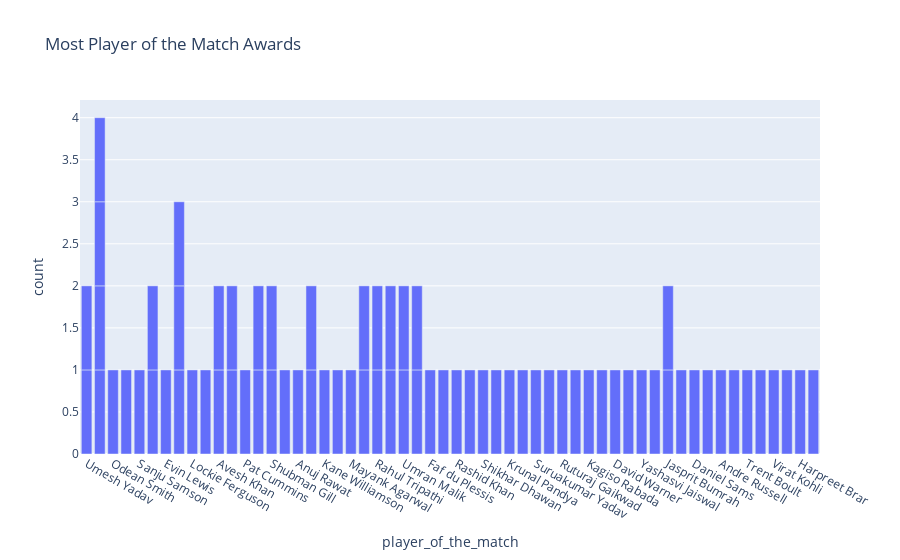

Notebook code cell kept with this figure:
### Code cell
figure = px.bar(data, x = data['player_of_the_match'], title = 'Most Player of the Match Awards')
figure.show()

### Figure 1 — Plotly figure (JSON) as saved in the notebook; plotly's stock layout.template omitted (floating-point values rounded to 4 significant figures)
{"data": [{"alignmentgroup": "True", "hovertemplate": "player_of_the_match=%{x}<br>count=%{y}<extra></extra>", "legendgroup": "", "marker": {"color": "#636efa", "pattern": {"shape": ""}}, "name": "", "offsetgroup": "", "orientation": "v", "showlegend": false, "textposition": "auto", "type": "bar", "x": ["Umesh Yadav", "Kuldeep Yadav", "Odean Smith", "Mohammed Shami", "Sanju Samson", "Wanindu Hasaranga", "Evin Lewis", "Umesh Yadav", "Jos Buttler", "Lockie Ferguson", "Liam Livingstone", "Avesh Khan", "Dinesh Karthik", "Pat Cummins", "Quinton de Kock", "Shubman Gill", "Abhishek Sharma", "Anuj Rawat", "Kuldeep Yadav", "Yuzvendra Chahal", "Kane Williamson", "Shivam Dube", "Mayank Agarwal", "Hardik Pandya", "Rahul Tripathi", "K L Rahul", "Dinesh Karthik", "Umran Malik", "David Miller", "Yuzvendra Chahal", "Faf du Plessis", "Kuldeep Yadav", "Mukesh Choudhary", "Jos Buttler", "Rashid Khan", "Marco Jansen", "K L Rahul", "Shikhar Dhawan", "Riyan Parag", "Umran Malik", "Kuldeep Yadav", "Krunal Pandya", "Rahul Tewatia", "Suruakumar Yadav", "Mohsin Khan", "Ruturaj Gaikwad", "Rinku Singh", "Kagiso Rabada", "Harshal Patel", "David Warner", "Tim David", "Yashasvi Jaiswal", "Avesh Khan", "Wanindu Hasaranga", "Devon Conway", "Jasprit Bumrah", "Shubman Gill", "Mitchell Marsh", "Daniel Sams", "Jonny Bairstow", "Andre Russell", "W. Saha", "Trent Boult", "Shardul Thakur", "Rahul Tripathi", "Quinton de Kock", "Virat Kohli", "R Aswin", "Jasprit Bumrah", "Harpreet Brar", "David Miller", "Rajat Patidar", "Jos Buttler", "Hardik Pandya"], "xaxis": "x", "y": [1, 1, 1, 1, 1, 1, 1, 1, 1, 1, 1, 1, 1, 1, 1, 1, 1, 1, 1, 1, 1, 1, 1, 1, 1, 1, 1, 1, 1, 1, 1, 1, 1, 1, 1, 1, 1, 1, 1, 1, 1, 1, 1, 1, 1, 1, 1, 1, 1, 1, 1, 1, 1, 1, 1, 1, 1, 1, 1, 1, 1, 1, 1, 1, 1, 1, 1, 1, 1, 1, 1, 1, 1, 1], "yaxis": "y"}], "layout": {"autosize": true, "barmode": "relative", "legend": {"tracegroupgap": 0}, "title": {"text": "Most Player of the Match Awards"}, "xaxis": {"anchor": "y", "autorange": true, "domain": [0, 1], "range": [-0.5, 55.5], "title": {"text": "player_of_the_match"}, "type": "category"}, "yaxis": {"anchor": "x", "autorange": true, "domain": [0, 1], "range": [0, 4.211], "title": {"text": "count"}, "type": "linear"}}}
